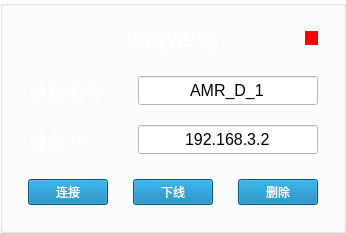
             <widget class="QGroupBox" name="netCar_1">
              <property name="styleSheet">
               <string notr="true">background-color: transparent;</string>
              </property>
              <property name="title">
               <string/>
              </property>
              <layout class="QGridLayout" name="gridLayout_7">
               <property name="leftMargin">
                <number>20</number>
               </property>
               <property name="topMargin">
                <number>15</number>
               </property>
               <property name="rightMargin">
                <number>20</number>
               </property>
               <property name="bottomMargin">
                <number>20</number>
               </property>
               <item row="0" column="0">
                <layout class="QVBoxLayout" name="net1car" stretch="2,3,2">
                 <property name="spacing">
                  <number>20</number>
                 </property>
                 <property name="leftMargin">
                  <number>5</number>
                 </property>
                 <property name="rightMargin">
                  <number>5</number>
                 </property>
                 <item>
                  <layout class="QHBoxLayout" name="net1NetD" stretch="18,1">
                   <property name="spacing">
                    <number>15</number>
                   </property>
                   <property name="leftMargin">
                    <number>30</number>
                   </property>
                   <item>
                    <widget class="QLabel" name="net1_label_net1">
                     <property name="sizePolicy">
                      <sizepolicy hsizetype="Preferred" vsizetype="Preferred">
                       <horstretch>0</horstretch>
                       <verstretch>0</verstretch>
                      </sizepolicy>
                     </property>
                     <property name="text">
                      <string>&lt;html&gt;&lt;head/&gt;&lt;body&gt;&lt;p&gt;&lt;span style=&quot; font-size:18pt; color:#ffffff;&quot;&gt;网络设备&lt;/span&gt;&lt;/p&gt;&lt;/body&gt;&lt;/html&gt;</string>
                     </property>
                     <property name="alignment">
                      <set>Qt::AlignCenter</set>
                     </property>
                    </widget>
                   </item>
                   <item>
                    <widget class="QLabel" name="status_1">
                     <property name="sizePolicy">
                      <sizepolicy hsizetype="Preferred" vsizetype="Fixed">
                       <horstretch>0</horstretch>
                       <verstretch>0</verstretch>
                      </sizepolicy>
                     </property>
                     <property name="styleSheet">
                      <string notr="true">background-color: rgb(255, 0, 0);</string>
                     </property>
                     <property name="text">
                      <string/>
                     </property>
                    </widget>
                   </item>
                  </layout>
                 </item>
                 <item>
                  <layout class="QGridLayout" name="net1_lay_device1">
                   <property name="horizontalSpacing">
                    <number>15</number>
                   </property>
                   <property name="verticalSpacing">
                    <number>20</number>
                   </property>
                   <item row="1" column="1">
                    <widget class="QLineEdit" name="net1_text_devip1">
                     <property name="sizePolicy">
                      <sizepolicy hsizetype="Expanding" vsizetype="Preferred">
                       <horstretch>0</horstretch>
                       <verstretch>0</verstretch>
                      </sizepolicy>
                     </property>
                     <property name="font">
                      <font>
                       <pointsize>12</pointsize>
                      </font>
                     </property>
                     <property name="styleSheet">
                      <string notr="true">background-color: rgb(255, 255, 255);
color: rgb(0, 0, 0);</string>
                     </property>
                     <property name="text">
                      <string>192.168.3.2</string>
                     </property>
                     <property name="alignment">
                      <set>Qt::AlignCenter</set>
                     </property>
                    </widget>
                   </item>
                   <item row="0" column="0">
                    <widget class="QLabel" name="net1_label_devnm1">
                     <property name="text">
                      <string>&lt;html&gt;&lt;head/&gt;&lt;body&gt;&lt;p&gt;&lt;span style=&quot; font-size:14pt; color:#ffffff;&quot;&gt;设备名称：&lt;/span&gt;&lt;/p&gt;&lt;/body&gt;&lt;/html&gt;</string>
                     </property>
                    </widget>
                   </item>
                   <item row="0" column="1">
                    <widget class="QLineEdit" name="net1_text_devnm1">
                     <property name="sizePolicy">
                      <sizepolicy hsizetype="Expanding" vsizetype="Preferred">
                       <horstretch>0</horstretch>
                       <verstretch>0</verstretch>
                      </sizepolicy>
                     </property>
                     <property name="font">
                      <font>
                       <pointsize>12</pointsize>
                      </font>
                     </property>
                     <property name="styleSheet">
                      <string notr="true">color: rgb(0, 0, 0);
background-color: rgb(255, 255, 255);</string>
                     </property>
                     <property name="text">
                      <string>AMR_D_1</string>
                     </property>
                     <property name="alignment">
                      <set>Qt::AlignCenter</set>
                     </property>
                    </widget>
                   </item>
                   <item row="1" column="0">
                    <widget class="QLabel" name="net1_label_devip1">
                     <property name="text">
                      <string>&lt;html&gt;&lt;head/&gt;&lt;body&gt;&lt;p&gt;&lt;span style=&quot; font-size:14pt; color:#ffffff;&quot;&gt;设备   IP:&lt;/span&gt;&lt;/p&gt;&lt;/body&gt;&lt;/html&gt;</string>
                     </property>
                    </widget>
                   </item>
                  </layout>
                 </item>
                 <item>
                  <layout class="QHBoxLayout" name="horizontalLayout_20" stretch="1,1,1">
                   <property name="spacing">
                    <number>25</number>
                   </property>
                   <property name="topMargin">
                    <number>5</number>
                   </property>
                   <property name="bottomMargin">
                    <number>5</number>
                   </property>
                   <item>
                    <widget class="QPushButton" name="startButton">
                     <property name="sizePolicy">
                      <sizepolicy hsizetype="Preferred" vsizetype="Preferred">
                       <horstretch>0</horstretch>
                       <verstretch>0</verstretch>
                      </sizepolicy>
                     </property>
                     <property name="styleSheet">
                      <string notr="true">background-color: rgb(0, 120, 176);
color: rgb(255, 255, 255);</string>
                     </property>
                     <property name="text">
                      <string>连接</string>
                     </property>
                    </widget>
                   </item>
                   <item>
                    <widget class="QPushButton" name="stopButton">
                     <property name="sizePolicy">
                      <sizepolicy hsizetype="Preferred" vsizetype="Preferred">
                       <horstretch>0</horstretch>
                       <verstretch>0</verstretch>
                      </sizepolicy>
                     </property>
                     <property name="styleSheet">
                      <string notr="true">background-color: rgb(0, 120, 176);
color: rgb(255, 255, 255);</string>
                     </property>
                     <property name="text">
                      <string>下线</string>
                     </property>
                    </widget>
                   </item>
                   <item>
                    <widget class="QPushButton" name="delete_1">
                     <property name="sizePolicy">
                      <sizepolicy hsizetype="Preferred" vsizetype="Preferred">
                       <horstretch>0</horstretch>
                       <verstretch>0</verstretch>
                      </sizepolicy>
                     </property>
                     <property name="styleSheet">
                      <string notr="true">background-color: rgb(0, 120, 176);
color: rgb(255, 255, 255);</string>
                     </property>
                     <property name="text">
                      <string>删除</string>
                     </property>
                    </widget>
                   </item>
                  </layout>
                 </item>
                </layout>
               </item>
              </layout>
             </widget>
